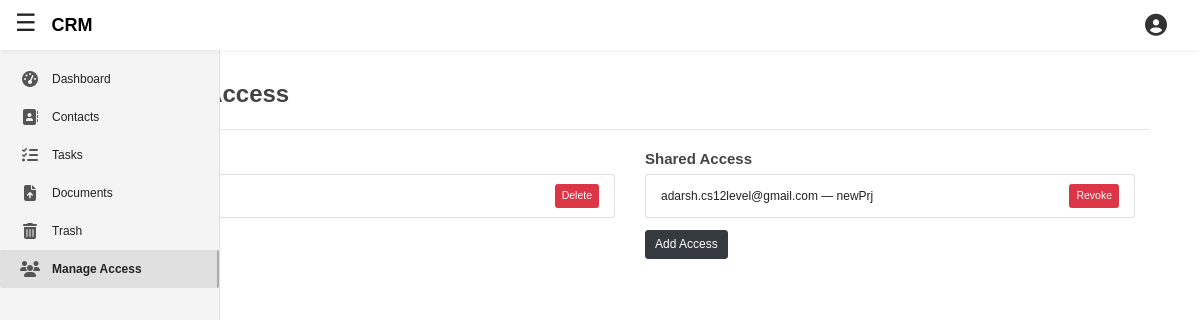
Before: /apps/manage-access/ (signed in) with the older database file.
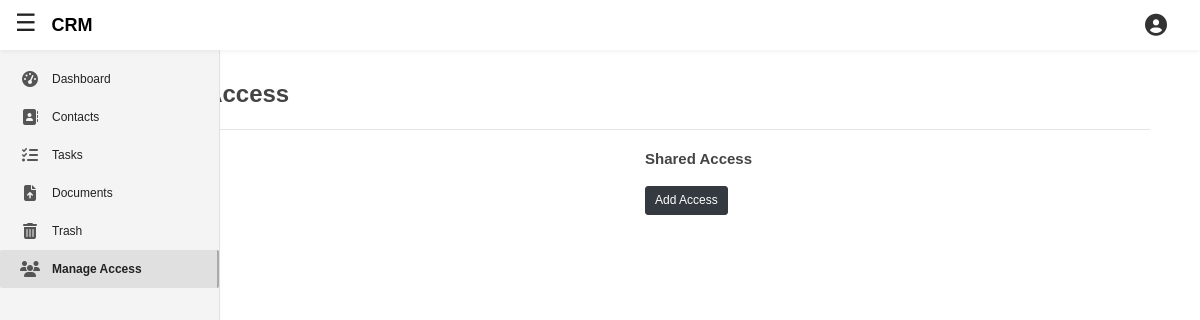
After: the same page with the newer database file.
### accounts/models.py (models this page shows, shortened)
class Role(models.Model):
    name = models.CharField(max_length = 50)
    can_read_contact = models.BooleanField(default = False)
    can_add_contact = models.BooleanField(default = False)
    can_edit_contact = models.BooleanField(default = False)
    can_delete_contact = models.BooleanField(default = False)
    can_permanent_delete_contact = models.BooleanField(default = False)
    can_add_project = models.BooleanField(default = False)
    can_read_tasks = models.BooleanField(default = False)
    can_add_tasks = models.BooleanField(default = False)
    can_edit_tasks = models.BooleanField(default = False)
    can_delete_tasks = models.BooleanField(default = False)
    can_permanent_delete_tasks = models.BooleanField(default = False)
    can_read_documents = models.BooleanField(default = False)
    can_add_documents = models.BooleanField(default = False)
    can_edit_documents = models.BooleanField(default = False)
    can_delete_documents = models.BooleanField(default = False)
    can_permanent_delete_documents = models.BooleanField(default = False)
    user = models.ForeignKey(
        BusinessUser,
        on_delete = models.CASCADE,
    )
    class Meta:
        unique_together = ('user', 'name', )

class AccessPermission(models.Model):
    owner = models.ForeignKey(
        BusinessUser,
        related_name = 'shared_with',
        on_delete = models.CASCADE,
    )
    shared_with = models.ForeignKey(
        BusinessUser,
        related_name='accessible_accounts',
        on_delete = models.CASCADE,
    )
    role = models.ForeignKey(
        Role,
        on_delete = models.CASCADE,
    )
    date_shared = models.DateTimeField(auto_now_add = True)
    class Meta:
        unique_together = ('owner', 'shared_with', )

class BusinessUser(models.Model):
    public_id = models.UUIDField(default=uuid.uuid4, unique=True, editable=False)
    company_email = models.EmailField(max_length=60, unique=True, null=True, blank=True)
    company_name = models.CharField(max_length=95, unique=True, null=True, blank=True)
    industry = models.CharField(max_length=100, blank=True, null=True)
    job_title = models.CharField(max_length=255, blank=True, null=True)
    employees = models.IntegerField(default=None, blank=True, null=True)
    website = models.URLField(max_length=200, blank=True, null=True)
    address = models.TextField(blank=True, null=True)
    country = models.CharField(max_length=100, blank=True, null=True)
    phone = models.CharField(max_length=15, blank=True, null=True)
    last_login = models.DateTimeField(auto_now=True)
    company_logo = models.ImageField(upload_to=get_image_filepath, blank=True, null=True, default=get_default_image)
    user = models.OneToOneField(User, on_delete=models.CASCADE)

### featuredApp/views.py (the view, shortened to what this page needs)
# urls.py: path('manage-access/', views.manage_access, name='appManageAccess'),
@login_required
def manage_access(request):
    user = request.user.businessuser
    projects = Project.objects.filter(user=user)
    roles = Role.objects.filter(user=user)
    accesses = AccessPermission.objects.filter(owner=user)
    role_form = RolesCreationForm_Account(user=user)
    permission_formset_factory = modelformset_factory(
        ProjectAccessPermission,
        form=ProjectAccessPermissionForm_Client,
        extra=len(projects)
    )
    permission_formset = None
    initial_data = [{
        'project_id': project.id,
        'project_name': project.name,
        'can_read_project': False,
        'can_edit_project': False,
        'can_delete_project': False,
        'can_permanent_delete_project': False,
    } for project in projects]
    permission_formset = permission_formset_factory(
        queryset=ProjectAccessPermission.objects.none(),
        initial=initial_data,
    )
    formset_with_projects = zip(permission_formset, projects)
    context = {
        'formA': role_form,
        'formB': permission_formset,
        'formB_with_project_queryset': formset_with_projects,
        'project_queryset': projects,
        'roles': roles,
        'accesses': accesses,
    }
    return render(request, 'featuredApp/manage_access.html', context)

### client/models.py (called while the page is built)
    def get_queryset(self):
        return super().get_queryset().filter(is_deleted = False)

### featuredApp/templates/featuredApp/manage_access.html (shortened to what this page needs)
{% extends 'featuredApp/base.html' %}
{% load static %}
{% load crispy_forms_tags %}
{% block addCSSlink %}
	<link rel="stylesheet" type="text/css" href="{% static 'featuredApp/pop_up.css' %}">
{% endblock addCSSlink %}
{% block contentBody1 %}
	<h2 style="font-weight: bolder;"> Manage Access </h2>
	<hr style="margin: 20px 0;">
	<div class="container">
		<div class="row">
			<div class="col-md-6">
				<h5 style="font-weight:800">Your Roles</h5>
				<ul class="list-group mb-3">
					{% for role in roles %}
						<li class="list-group-item d-flex justify-content-between align-items-center">
							<form method="post" action="{% url 'delete_role' role.id %}">
								<button type="submit" class="btn btn-sm btn-danger">Delete</button>
							</form>
						</li>
					{% endfor %}
				</ul>
				<button class="btn btn-dark" type="button" onclick="openRolesFormPopUp()">Add Roles</button>
			</div>
			<div class="col-md-6">
				<h5 style="font-weight: 800">Shared Access</h5>
				<ul class="list-group mb-3">
					{% for access in accesses %}
						<li class="list-group-item d-flex justify-content-between align-items-center">
							{{ access.shared_with.company_email }} — {{ access.role.name }}
							<form method="post" action="{% url 'delete_access' access.id %}">
								<button type="submit" class="btn btn-sm btn-danger">Revoke</button>
							</form>
						</li>
					{% endfor %}
				</ul>
				<button class="btn btn-dark" type="button" onclick="openAccessFormPopUp()">Add Access</button>
			</div>
		</div>
	</div>
{% endblock contentBody1 %}

Changed rows visible on the page:
removed AccessPermission: shared_with.company_email "adarsh.cs12level@gmail.com", role.name "newPrj"
